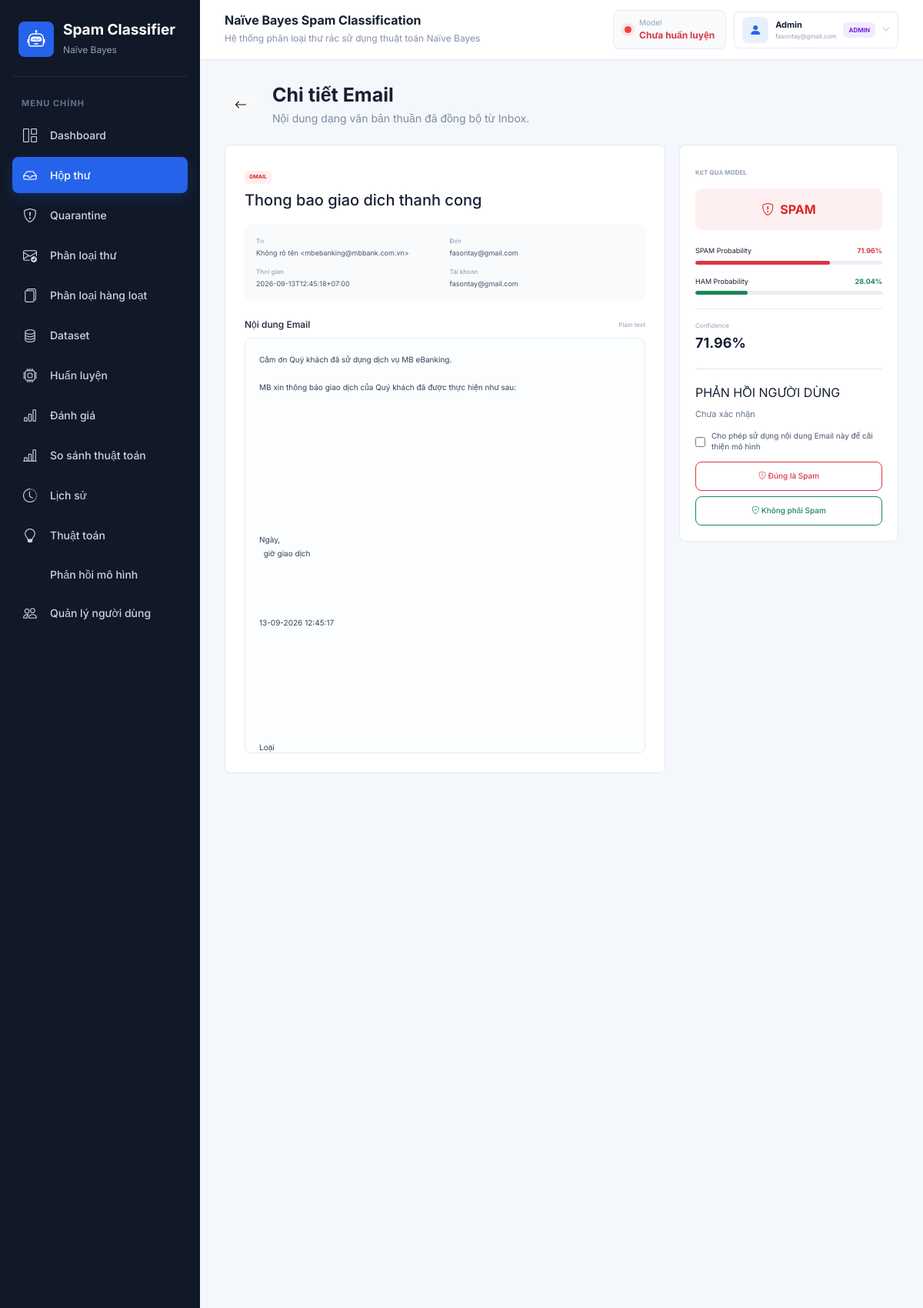
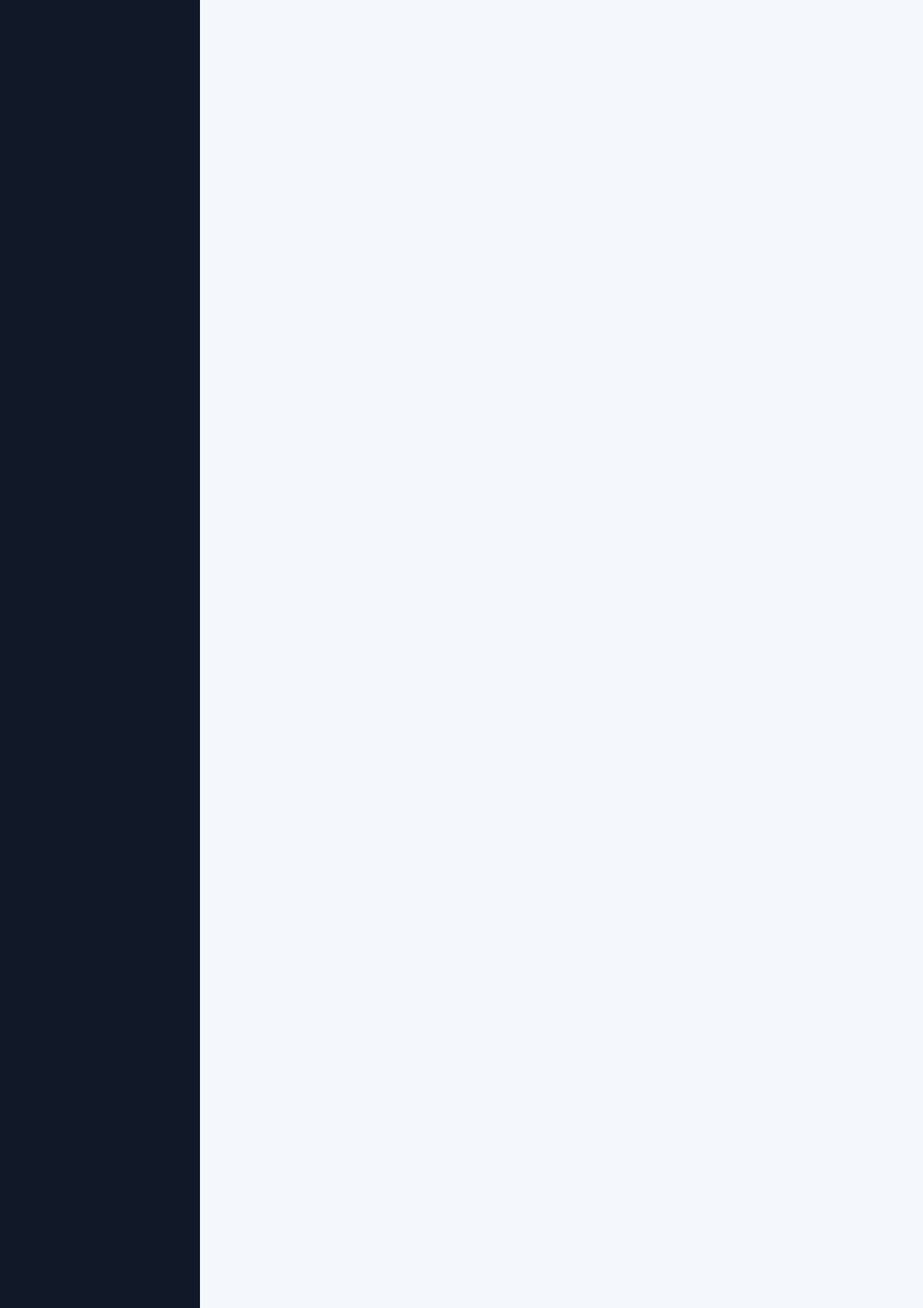
The app's page /mail/message/2 (signed in, upper part) with its own data (2 pictures, top to bottom).
### tables this page shows
CREATE TABLE users (
                id INTEGER PRIMARY KEY AUTOINCREMENT,
                name TEXT NOT NULL,
                email TEXT NOT NULL UNIQUE,
                password_hash TEXT NOT NULL,
                role TEXT NOT NULL DEFAULT 'user'
                    CHECK (role IN ('admin', 'user')),
                is_active INTEGER NOT NULL DEFAULT 1,
                created_at TIMESTAMP NOT NULL DEFAULT CURRENT_TIMESTAMP,
                last_login TIMESTAMP
            );

CREATE TABLE email_accounts (
                id INTEGER PRIMARY KEY AUTOINCREMENT,
                user_id INTEGER NOT NULL REFERENCES users(id),
                provider TEXT NOT NULL CHECK (provider IN ('gmail', 'imap')),
                email_address TEXT NOT NULL,
                display_name TEXT,
                credential_encrypted TEXT,
                imap_host TEXT,
                imap_port INTEGER,
                imap_username TEXT,
                is_active INTEGER NOT NULL DEFAULT 1,
                last_sync_at TIMESTAMP,
                created_at TIMESTAMP NOT NULL DEFAULT CURRENT_TIMESTAMP,
                UNIQUE(user_id, provider, email_address)
            );

CREATE TABLE mail_messages (
                id INTEGER PRIMARY KEY AUTOINCREMENT,
                user_id INTEGER NOT NULL REFERENCES users(id),
                account_id INTEGER NOT NULL REFERENCES email_accounts(id),
                provider_message_id TEXT NOT NULL,
                thread_id TEXT,
                message_id_header TEXT,
                subject TEXT,
                sender_name TEXT,
                sender_email TEXT,
                recipient_email TEXT,
                snippet TEXT,
                body_text TEXT,
                received_at TIMESTAMP,
                prediction TEXT,
                spam_probability REAL,
                ham_probability REAL,
                confidence REAL,
                is_read INTEGER NOT NULL DEFAULT 0,
                synced_at TIMESTAMP NOT NULL DEFAULT CURRENT_TIMESTAMP, is_quarantined INTEGER NOT NULL DEFAULT 0, user_label TEXT CHECK (user_label IN ('spam', 'ham') OR user_label IS NULL), feedback_at TIMESTAMP,
                UNIQUE(account_id, provider_message_id)
            );

### app.py (the view)
@app.route("/mail/message/<int:message_id>")
@login_required
def mail_message_detail(message_id):
    message = get_mail_message_for_user(message_id, int(current_user.id))
    if not message:
        flash("Không tìm thấy Email hoặc bạn không có quyền truy cập.", "danger")
        return redirect(url_for("mail"))
    return render_template(
        "mail_detail.html",
        message=message,
        feedback=get_feedback_by_message(int(current_user.id), message_id),
    )

### app.py (called while the page is built, shortened)
def get_model_status():
    dataset_path = FEEDBACK_DATASET_PATH
    preprocessing_path = "ml/preprocessing.py"
    train_path = "ml/train.py"
    model_path = "model/model.pkl"
    vectorizer_path = "model/vectorizer.pkl"
    if (
        not os.path.exists(model_path)
        or not os.path.exists(vectorizer_path)
    ):
        return {
            "trained": False,
            "outdated": True,
            "message": "Mô hình chưa được huấn luyện."
        }

@app.context_processor
def inject_global_data():
    return {
        "global_model_status": get_model_status()
    }

### auth.py (called while the page is built)
@login_manager.user_loader
def load_user(user_id):
    try:
        row = get_user_by_id(int(user_id))
    except (TypeError, ValueError):
        return None
    return User(row) if row and bool(row["is_active"]) else None

    @property
    def is_active(self):
        return self._is_active

### database/db.py (called while the page is built)
def get_connection():
    conn = sqlite3.connect(DB_PATH)
    conn.row_factory = sqlite3.Row
    conn.execute("PRAGMA foreign_keys = ON")
    return conn

def get_user_by_id(user_id):
    with closing(get_connection()) as conn:
        return conn.execute(
            "SELECT * FROM users WHERE id = ?", (user_id,)
        ).fetchone()

def get_mail_message_for_user(message_id, user_id):
    with closing(get_connection()) as conn:
        return conn.execute("""
            SELECT mail_messages.*, email_accounts.email_address AS account_email,
                   email_accounts.provider AS account_provider
            FROM mail_messages
            JOIN email_accounts ON email_accounts.id = mail_messages.account_id
            WHERE mail_messages.id = ? AND mail_messages.user_id = ?
        """, (message_id, user_id)).fetchone()

def get_feedback_by_message(user_id, message_id):
    with closing(get_connection()) as conn:
        return conn.execute("""
            SELECT * FROM mail_feedback WHERE user_id = ? AND message_id = ?
        """, (user_id, message_id)).fetchone()

### templates/mail_detail.html (shortened to what this page needs)
{% extends "base.html" %}
{% block content %}
<div class="mail-detail-header"><a href="{{ url_for('mail') }}" class="btn btn-light" title="Quay lại hộp thư"><i class="bi bi-arrow-left"></i></a><div class="page-title mb-0"><h2>Chi tiết Email</h2><p>Nội dung dạng văn bản thuần đã đồng bộ từ Inbox.</p></div></div>
<div class="mail-detail-layout mt-4">
    <section class="mail-detail-main">
        <div class="mail-detail-title"><span class="provider-badge {{ message['account_provider'] }}">{{ message['account_provider']|upper }}</span><h1>{{ message['subject'] or '(Không có tiêu đề)' }}</h1></div>
        <dl class="mail-meta"><div><dt>Từ</dt><dd>{{ message['sender_name'] or 'Không rõ tên' }} &lt;{{ message['sender_email'] or 'Không rõ Email' }}&gt;</dd></div><div><dt>Đến</dt><dd>{{ message['recipient_email'] or 'Không rõ' }}</dd></div><div><dt>Thời gian</dt><dd>{{ message['received_at'] or 'Không xác định' }}</dd></div><div><dt>Tài khoản</dt><dd>{{ message['account_email'] }}</dd></div></dl>
        <div class="mail-body-heading"><h3>Nội dung Email</h3><span>Plain text</span></div>
        <pre class="mail-body-text">{{ message['body_text'] or message['snippet'] or '(Email không có nội dung văn bản)' }}</pre>
    </section>
    <aside class="mail-classification-panel">
        <span>KẾT QUẢ MODEL</span><div class="mail-detail-result {{ message['prediction'] }}"><i class="bi {% if message['prediction'] == 'spam' %}bi-shield-exclamation{% else %}bi-shield-check{% endif %}"></i>{{ message['prediction']|upper }}</div>
        <div class="mail-detail-metric"><div><span>SPAM Probability</span><strong class="text-danger">{{ '%.2f'|format(message['spam_probability'] * 100) }}%</strong></div><div class="progress"><div class="progress-bar bg-danger" style="width: {{ message['spam_probability'] * 100 }}%"></div></div></div>
        <div class="mail-detail-metric"><div><span>HAM Probability</span><strong class="text-success">{{ '%.2f'|format(message['ham_probability'] * 100) }}%</strong></div><div class="progress"><div class="progress-bar bg-success" style="width: {{ message['ham_probability'] * 100 }}%"></div></div></div>
        <div class="mail-confidence-detail"><span>Confidence</span><strong>{{ '%.2f'|format(message['confidence'] * 100) }}%</strong></div>
        <div class="mail-feedback-panel">
            <span>PHẢN HỒI NGƯỜI DÙNG</span>
            {% if message['user_label'] %}
            <div class="feedback-current"><small>Người dùng xác nhận</small><strong class="{{ message['user_label'] }}">{{ message['user_label']|upper }}</strong></div>
            {% else %}
            <p class="feedback-unchecked">Chưa xác nhận</p>
            {% endif %}
            {% if not feedback or feedback['status'] == 'pending' %}
            <form method="POST" action="{{ url_for('submit_mail_feedback', message_id=message['id']) }}" class="feedback-form">
                <label class="feedback-consent"><input type="checkbox" name="allow_training" value="1" {% if feedback and feedback['allow_training'] %}checked{% endif %}><span>Cho phép sử dụng nội dung Email này để cải thiện mô hình</span></label>
                <div class="feedback-actions">
                    <button type="submit" name="label" value="spam" class="btn btn-outline-danger"><i class="bi bi-shield-exclamation"></i> {% if message['prediction'] == 'spam' %}Đúng là Spam{% else %}Đây là Spam{% endif %}</button>
                    <button type="submit" name="label" value="ham" class="btn btn-outline-success"><i class="bi bi-shield-check"></i> {% if message['prediction'] == 'ham' %}Đúng là Email bình thường{% else %}Không phải Spam{% endif %}</button>
                </div>
            </form>
            {% else %}
            <small class="feedback-reviewed">Phản hồi đã được Admin {{ 'duyệt' if feedback['status'] == 'approved' else 'từ chối' }} và được giữ để audit.</small>
            {% endif %}
        </div>
    </aside>
</div>
{% endblock %}

### templates/base.html (shortened to what this page needs)
<!DOCTYPE html>
<html lang="vi">
<head>
    <link
        href="https://cdn.jsdelivr.net/npm/bootstrap@5.3.3/dist/css/bootstrap.min.css"
        rel="stylesheet"
    >
    <link
        rel="stylesheet"
        href="https://cdn.jsdelivr.net/npm/bootstrap-icons@1.11.3/font/bootstrap-icons.css"
    >
    <link
        rel="stylesheet"
        href="{{ url_for('static', filename='css/style.css') }}"
    >
</head>
<body>
<div class="app-wrapper">
    <aside class="sidebar" id="appSidebar">
        <div class="sidebar-brand">
            <div class="brand-icon">
                <i class="bi bi-robot"></i>
            </div>
            <div>
                <h4>Spam Classifier</h4>
                <span>Naïve Bayes</span>
            </div>
        </div>
        <div class="sidebar-section-title">MENU CHÍNH</div>
        <nav class="sidebar-nav" aria-label="Điều hướng chính">
            <a
                href="{{ url_for('index') }}"
                class="sidebar-link {% if request.endpoint == 'index' %}active{% endif %}"
            >
                <i class="bi bi-grid-1x2"></i>
                <span>Dashboard</span>
            </a>
            <a
                href="{{ url_for('mail') }}"
                class="sidebar-link {% if request.endpoint in ['mail', 'mail_message_detail', 'submit_mail_feedback', 'connect_imap', 'connect_google', 'google_callback', 'sync_mail_account', 'disconnect_mail_account'] %}active{% endif %}"
            >
                <i class="bi bi-inbox"></i>
                <span>Hộp thư</span>
            </a>
            <a
                href="{{ url_for('quarantine') }}"
                class="sidebar-link {% if request.endpoint == 'quarantine' %}active{% endif %}"
            >
                <i class="bi bi-shield-exclamation"></i>
                <span>Quarantine</span>
            </a>
            <a
                href="{{ url_for('predict') }}"
                class="sidebar-link {% if request.endpoint == 'predict' %}active{% endif %}"
            >
                <i class="bi bi-envelope-check"></i>
                <span>Phân loại thư</span>
            </a>
            <a
                href="{{ url_for('batch_predict') }}"
                class="sidebar-link {% if request.endpoint in ['batch_predict', 'download_batch_result'] %}active{% endif %}"
            >
                <i class="bi bi-files"></i>
                <span>Phân loại hàng loạt</span>
            </a>
            {% if current_user.role == 'admin' %}
            <a
                href="{{ url_for('dataset') }}"
                class="sidebar-link {% if request.endpoint in ['dataset', 'add_dataset', 'delete_dataset', 'import_dataset'] %}active{% endif %}"
            >
                <i class="bi bi-database"></i>
                <span>Dataset</span>
            </a>
            <a
                href="{{ url_for('train') }}"
                class="sidebar-link {% if request.endpoint == 'train' %}active{% endif %}"
            >
                <i class="bi bi-cpu"></i>
                <span>Huấn luyện</span>
            </a>
            <a
                href="{{ url_for('evaluate') }}"
                class="sidebar-link {% if request.endpoint == 'evaluate' %}active{% endif %}"
            >
                <i class="bi bi-bar-chart"></i>
                <span>Đánh giá</span>
            </a>
            <a
                href="{{ url_for('compare') }}"
                class="sidebar-link {% if request.endpoint == 'compare' %}active{% endif %}"
            >
                <i class="bi bi-bar-chart-line"></i>
                <span>So sánh thuật toán</span>
            </a>
            {% endif %}
            <a
                href="{{ url_for('history') }}"
                class="sidebar-link {% if request.endpoint in ['history', 'delete_history', 'delete_all_history'] %}active{% endif %}"
            >
                <i class="bi bi-clock-history"></i>
                <span>Lịch sử</span>
            </a>
            <a
                href="{{ url_for('algorithm') }}"
                class="sidebar-link {% if request.endpoint == 'algorithm' %}active{% endif %}"
            >
                <i class="bi bi-lightbulb"></i>
                <span>Thuật toán</span>
            </a>
            {% if current_user.role == 'admin' %}
            <a
                href="{{ url_for('admin_feedback') }}"
                class="sidebar-link {% if request.endpoint in ['admin_feedback', 'approve_mail_feedback', 'reject_mail_feedback'] %}active{% endif %}"
            >
                <span>Phản hồi mô hình</span>
            </a>
            <a
                href="{{ url_for('users') }}"
                class="sidebar-link {% if request.endpoint in ['users', 'create_user_route', 'toggle_user_active', 'change_user_role'] %}active{% endif %}"
            >
                <i class="bi bi-people"></i>
                <span>Quản lý người dùng</span>
            </a>
            {% endif %}
        </nav>
    </aside>
    <main class="main-content">
        <header class="topbar">
            <div class="topbar-heading">
                <div class="topbar-title">
                    <h5>Naïve Bayes Spam Classification</h5>
                    <span>Hệ thống phân loại thư rác sử dụng thuật toán Naïve Bayes</span>
                </div>
            </div>
            <div class="topbar-actions">
            <div class="model-status" aria-live="polite">
                {% if not global_model_status.trained %}
                    <span class="status-dot danger"></span>
                    <div>
                        <small>Model</small>
                        <strong class="text-danger">Chưa huấn luyện</strong>
                    </div>
                {% elif global_model_status.outdated %}
                    <span class="status-dot warning"></span>
                    <div>
                        <small>Model</small>
                        <strong class="status-warning-text">Cần Train lại</strong>
                    </div>
                {% else %}
                    <span class="status-dot success"></span>
                    <div>
                        <small>Model</small>
                        <strong class="text-success">Ready</strong>
                    </div>
                {% endif %}
            </div>
            <div class="dropdown user-menu">
                <button
                    class="user-menu-toggle"
                    type="button"
                    data-bs-toggle="dropdown"
                    aria-expanded="false"
                    title="Tài khoản"
                >
                    <span class="user-avatar"><i class="bi bi-person-fill"></i></span>
                    <span class="user-menu-name">
                        <strong>{{ current_user.name }}</strong>
                        <small>{{ current_user.email }}</small>
                    </span>
                    <span class="role-badge {{ current_user.role }}">{{ current_user.role|upper }}</span>
                    <i class="bi bi-chevron-down user-menu-arrow"></i>
                </button>
            </div>
            </div>
        </header>
        <section class="page-content">
            {% block content %}{% endblock %}
        </section>
    </main>
</div>
</body>
</html>

### records on screen
users: name "Admin", email "fasontay@gmail.com", role "ADMIN"
email_accounts: account_provider "GMAIL", account_email "fasontay@gmail.com"
mail_messages: subject "Thong bao giao dich thanh cong", sender_name "Không rõ tên", sender_email "mbebanking@mbbank.com.vn", recipient_email "fasontay@gmail.com", received_at "2026-09-13T12:45:18+07:00", body_text "Cảm ơn Quý khách đã sử dụng dịch vụ MB eBanking. MB xin thông báo giao dịch của Quý khách đã được thực hiện như sau: Ngày, giờ giao dịch 13-09-2026 12:45:17 Loại…", prediction "SPAM", message['spam_probability']*100 "71.96", message['ham_probability']*100 "28.04", message['confidence']*100 "71.96"
